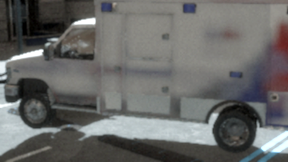
#> input picture Unreal/CarlaUnreal/Source/TestPlatform/Platform/backend/data/vehicle_art_raw/vehicle_spin/vehicle.ambulance.ford/04.png, 288 x 162 px; its folder holds only this picture in this run
$ python postprocess_vehicle_art.py
#> lines starting #> are read from the running program, lines starting #| are printed output that depends on the picture
"""Finish the vehicle card art: punchy colour + soft cut-out.

The frames come from a real camera in the simulator, but a rectangular photo of
a car sitting on asphalt reads as "grey box" in a card grid. Two cheap, reliable
steps turn it into hero-card art:

* a soft elliptical alpha mask around the car (same framing for every render, so
  one mask fits all of them), which lets the car sit on the card's dark plate;
* a mild saturation/contrast lift.

Originals are copied to data/vehicle_art_raw/ before being overwritten.

    python tools/postprocess_vehicle_art.py
"""
from __future__ import annotations

import argparse
import math
import shutil
from pathlib import Path

from PIL import Image, ImageEnhance

DATA = Path(__file__).resolve().parents[1] / "backend" / "data"
STILLS = DATA / "vehicle_thumbs"
SPIN = DATA / "vehicle_spin"
RAW = DATA / "vehicle_art_raw"

# car placement is identical in every render: the same camera, only the car spins
ELLIPSE_CENTER = (0.47, 0.62)   # normalised
ELLIPSE_RADII = (0.42, 0.40)    # normalised
FEATHER = 0.14                  # softness of the mask edge


def ellipse_mask(size: tuple[int, int]) -> Image.Image:
    width, height = size
    cx, cy = ELLIPSE_CENTER[0] * width, ELLIPSE_CENTER[1] * height
    rx, ry = ELLIPSE_RADII[0] * width, ELLIPSE_RADII[1] * height
    mask = Image.new("L", (width, height), 0)
    pixels = mask.load()
    inner = 1.0 - FEATHER
    for y in range(height):
        dy = (y - cy) / ry if ry else 0.0
        for x in range(width):
            dx = (x - cx) / rx if rx else 0.0
            distance = math.sqrt(dx * dx + dy * dy)
            if distance <= inner:
                pixels[x, y] = 255
            elif distance < 1.0:
                # smooth falloff so the edge does not look like a sticker
                t = (1.0 - distance) / FEATHER
                pixels[x, y] = int(255 * (t * t * (3 - 2 * t)))
    return mask


def process(path: Path, saturation: float, contrast: float) -> bool:
#> called with saturation = 1.22, contrast = 1.06
    try:
        image = Image.open(path).convert("RGB")
#> image is the input picture: PIL image 288x162 RGB; mean R, G, B 104.6, 104.9, 103.4
    except Exception:
        return False
    relative = path.relative_to(DATA)
    backup = RAW / relative
    if not backup.exists():
        backup.parent.mkdir(parents=True, exist_ok=True)
        shutil.copy2(path, backup)

    image = ImageEnhance.Color(image).enhance(saturation)
    image = ImageEnhance.Contrast(image).enhance(contrast)
    image = ImageEnhance.Brightness(image).enhance(1.05)
    out = image.convert("RGBA")
    out.putalpha(ellipse_mask(out.size))
#> in ellipse_mask, `mask = Image.new("L", (width, height), 0)`: mask: PIL image 288x162 L; every value is 0
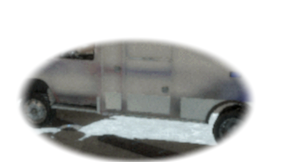
#> out: PIL image 288x162 RGBA; mean R, G, B, A 108.3, 108.8, 106.6, 116.4; transparent parts drawn white
    out.save(path, format="PNG", optimize=True)
    return True


def main(argv=None) -> int:
    parser = argparse.ArgumentParser(description=__doc__)
    parser.add_argument("--saturation", type=float, default=1.22)
    parser.add_argument("--contrast", type=float, default=1.06)
    args = parser.parse_args(argv)

    done = 0
    for path in sorted(STILLS.glob("*.png")):
        done += 1 if process(path, args.saturation, args.contrast) else 0
    for path in sorted(SPIN.glob("*/*.png")):
        done += 1 if process(path, args.saturation, args.contrast) else 0
#> pass 2 of the loop in main, `for path in sorted(SPIN.glob("*/*.png")):`:
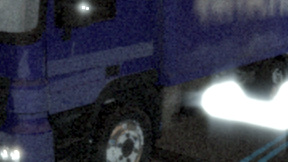
#> input picture Unreal/CarlaUnreal/Source/TestPlatform/Platform/backend/data/vehicle_art_raw/vehicle_spin/vehicle.carlacola.actors/00.png, 288 x 162 px
#> in process, image is the input picture: PIL image 288x162 RGB; mean R, G, B 57.3, 59.4, 74.6
#> in process (call 2), `out.putalpha(ellipse_mask(out.size))`:
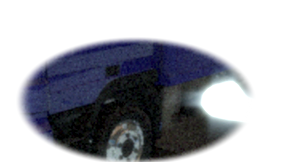
#> out: PIL image 288x162 RGBA; mean R, G, B, A 56.4, 59.4, 79.9, 116.4; transparent parts drawn white
    print(f"{done} images processed (originals in {RAW})")
    return 0


if __name__ == "__main__":
    raise SystemExit(main())
#> (the program exits here)
